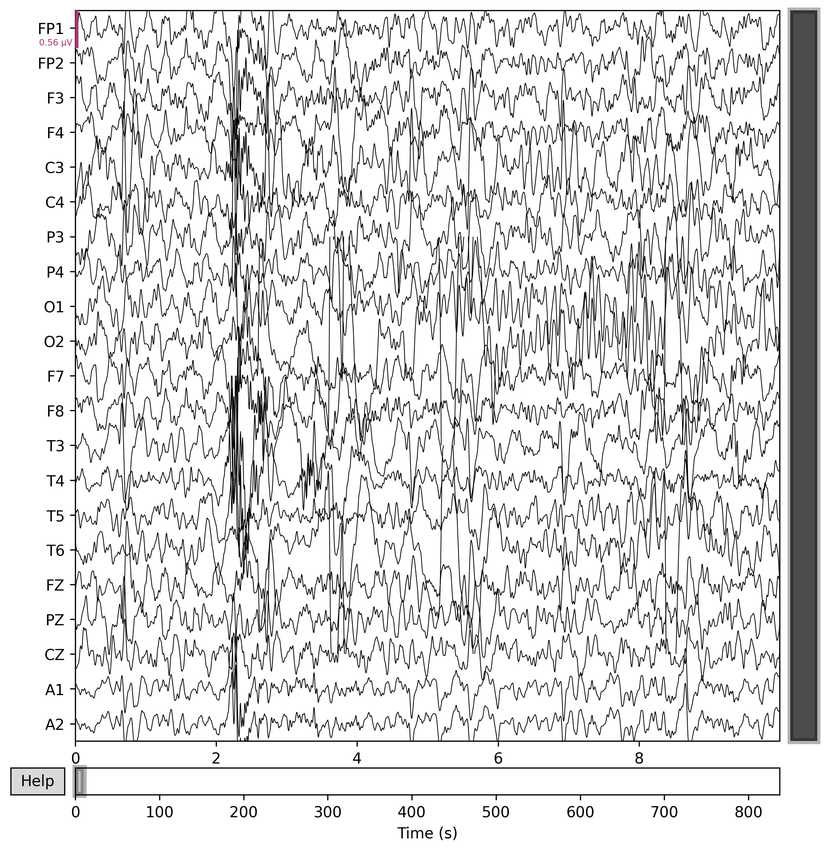
#> input picture GITHUB FYP/src/analysis/eeg_plot.png, 828 x 852 px, shrunk from 2310 x 2379 before the run, found by its file name
$ python overlay_gaze_clusters.py
#> lines starting #> are read from the running program, lines starting #| are printed output that depends on the picture
import json
import os
import cv2
import numpy as np
import matplotlib.pyplot as plt

EEG_IMAGE_PATH = r"C:\Users\ahmed\OneDrive\FINAL PROJECT\src\analysis\eeg_plot.png"
CLUSTER_FILE_PATH = r"C:\Users\ahmed\OneDrive\FINAL PROJECT\src\analysis\cluster_centers.json"


def load_image(image_path):
    image = cv2.imread(image_path)
#> image is the input picture: shape (852, 828, 3); mean B, G, R 220.2, 220.2, 220.2
    if image is None:
        raise FileNotFoundError(f"Could not load image: {image_path}")
    image = cv2.cvtColor(image, cv2.COLOR_BGR2RGB)
    return image


def load_clusters(cluster_file_path):
    if not os.path.exists(cluster_file_path):
        raise FileNotFoundError(f"Could not find cluster file: {cluster_file_path}")

    with open(cluster_file_path, "r") as f:
#> (reads GITHUB FYP/src/analysis/cluster_centers.json from the repository)
        data = json.load(f)

    if "clusters" not in data:
        raise ValueError("cluster_centers.json must contain a 'clusters' key")

    clusters = np.array(data["clusters"], dtype=float)

    if clusters.ndim != 2 or clusters.shape[1] != 2:
        raise ValueError("Clusters must be in the form [[x1, y1], [x2, y2], ...]")

    return clusters


def overlay_clusters(image, clusters):
    plt.figure(figsize=(10, 7))
    plt.imshow(image)

    x = clusters[:, 0]
    y = clusters[:, 1]

    plt.scatter(
        x,
        y,
        color="red",
        marker="X",
        s=180,
        label="Cluster Centres"
    )

    for i, (xn, yn) in enumerate(zip(x, y)):
        plt.text(xn + 5, yn + 5, f"C{i+1}", fontsize=10)

    plt.title("Overlay of Gaze Cluster Centres on EEG Image")
    plt.legend()
    plt.axis("off")
    plt.tight_layout()
    plt.show()
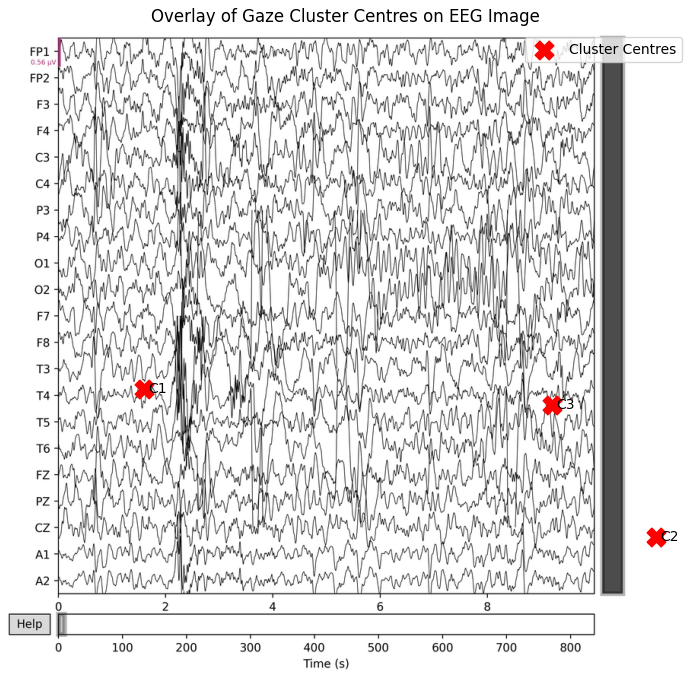
#> figure drawn by matplotlib, 1 panel

def main():
    image = load_image(EEG_IMAGE_PATH)
    clusters = load_clusters(CLUSTER_FILE_PATH)

    print("Loaded cluster centres:")
    print(clusters)

    overlay_clusters(image, clusters)


if __name__ == "__main__":
    main()
